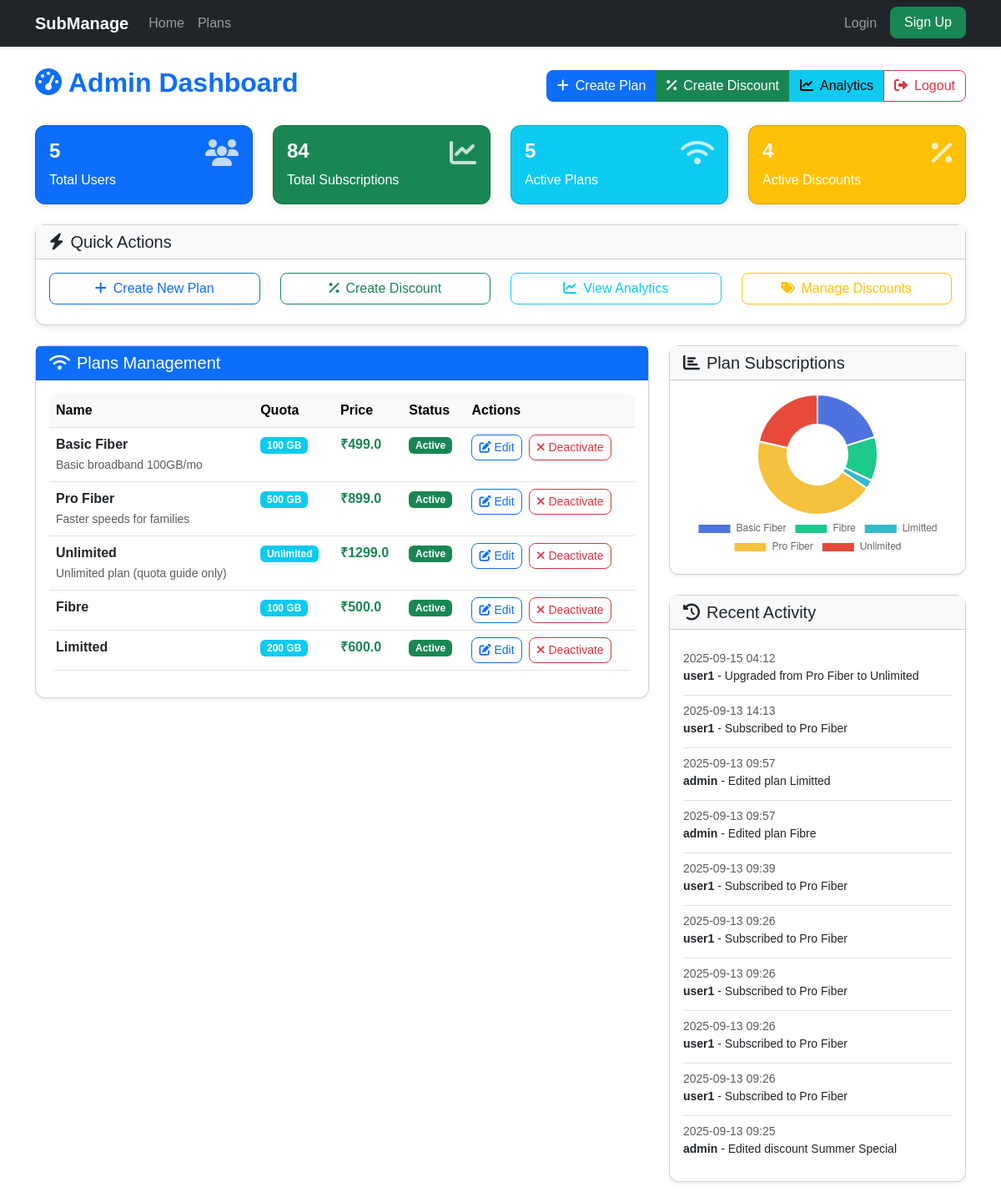
The app's page /admin/dashboard (signed in) with its own data.
### app.py (models this page shows)
class Plan(db.Model):
    id = db.Column(db.Integer, primary_key=True)
    name = db.Column(db.String(120), nullable=False)
    quota_gb = db.Column(db.Integer, nullable=False)
    price = db.Column(db.Float, nullable=False)
    description = db.Column(db.String(500))
    active = db.Column(db.Boolean, default=True)

class AuditLog(db.Model):
    id = db.Column(db.Integer, primary_key=True)
    actor = db.Column(db.String(80))
    action = db.Column(db.String(200))
    timestamp = db.Column(db.DateTime, default=datetime.utcnow)

### app.py (the view)
@app.route('/admin/dashboard')
def admin_dashboard():
    user = current_user()
    if not user or user.role != 'admin':
        return redirect(url_for('login'))
    plans = Plan.query.all()
    discounts = Discount.query.filter_by(active=True).all()
    total_users = User.query.filter_by(role='user').count()
    total_subs = Subscription.query.count()
    from sqlalchemy import func
    plan_counts = db.session.query(Plan.name, func.count(Subscription.id)).join(Subscription, Subscription.plan_id==Plan.id).group_by(Plan.name).all()
    logs = AuditLog.query.order_by(AuditLog.timestamp.desc()).limit(10).all()
    return render_template('admin_dashboard.html', plans=plans, discounts=discounts, total_users=total_users, total_subs=total_subs, plan_counts=plan_counts, logs=logs)

### app.py (called while the page is built)
def current_user():
    uid = session.get('user_id')
    if not uid:
        return None
    return User.query.get(uid)

### templates/admin_dashboard.html (shortened to what this page needs)
{% extends "base.html" %}
{% block content %}
<div class="container py-4">
  <div class="row">
    <div class="col-12">
      <div class="d-flex justify-content-between align-items-center mb-4">
        <h2 class="fw-bold text-primary">
          <i class="fa fa-tachometer-alt me-2"></i>Admin Dashboard
        </h2>
        <div class="btn-group">
          <a href="{{ url_for('create_plan') }}" class="btn btn-primary">
            <i class="fa fa-plus me-2"></i>Create Plan
          </a>
          <a href="{{ url_for('create_discount') }}" class="btn btn-success">
            <i class="fa fa-percentage me-2"></i>Create Discount
          </a>
          <a href="{{ url_for('admin_analytics') }}" class="btn btn-info">
            <i class="fa fa-chart-line me-2"></i>Analytics
          </a>
          <a href="{{ url_for('logout') }}" class="btn btn-outline-danger">
            <i class="fa fa-sign-out-alt me-2"></i>Logout
          </a>
        </div>
      </div>
    </div>
  </div>
  <div class="row mb-4">
    <div class="col-md-3">
      <div class="card bg-primary text-white">
        <div class="card-body">
          <div class="d-flex justify-content-between">
            <div>
              <h4 class="fw-bold">{{ total_users }}</h4>
              <p class="mb-0">Total Users</p>
            </div>
            <i class="fa fa-users fa-2x opacity-75"></i>
          </div>
        </div>
      </div>
    </div>
    <div class="col-md-3">
      <div class="card bg-success text-white">
        <div class="card-body">
          <div class="d-flex justify-content-between">
            <div>
              <h4 class="fw-bold">{{ total_subs }}</h4>
              <p class="mb-0">Total Subscriptions</p>
            </div>
            <i class="fa fa-chart-line fa-2x opacity-75"></i>
          </div>
        </div>
      </div>
    </div>
    <div class="col-md-3">
      <div class="card bg-info text-white">
        <div class="card-body">
          <div class="d-flex justify-content-between">
            <div>
              <h4 class="fw-bold">{{ plans|length }}</h4>
              <p class="mb-0">Active Plans</p>
            </div>
            <i class="fa fa-wifi fa-2x opacity-75"></i>
          </div>
        </div>
      </div>
    </div>
    <div class="col-md-3">
      <div class="card bg-warning text-white">
        <div class="card-body">
          <div class="d-flex justify-content-between">
            <div>
              <h4 class="fw-bold">{{ discounts|length if discounts else 0 }}</h4>
              <p class="mb-0">Active Discounts</p>
            </div>
            <i class="fa fa-percentage fa-2x opacity-75"></i>
          </div>
        </div>
      </div>
    </div>
  </div>
  <div class="row mb-4">
    <div class="col-12">
      <div class="card">
        <div class="card-header bg-light">
          <h5 class="mb-0">
            <i class="fa fa-bolt me-2"></i>Quick Actions
          </h5>
        </div>
        <div class="card-body">
          <div class="row">
            <div class="col-md-3">
              <a href="{{ url_for('create_plan') }}" class="btn btn-outline-primary w-100 mb-2">
                <i class="fa fa-plus me-2"></i>Create New Plan
              </a>
            </div>
            <div class="col-md-3">
              <a href="{{ url_for('create_discount') }}" class="btn btn-outline-success w-100 mb-2">
                <i class="fa fa-percentage me-2"></i>Create Discount
              </a>
            </div>
            <div class="col-md-3">
              <a href="{{ url_for('admin_analytics') }}" class="btn btn-outline-info w-100 mb-2">
                <i class="fa fa-chart-line me-2"></i>View Analytics
              </a>
            </div>
            <div class="col-md-3">
              <a href="{{ url_for('list_discounts') }}" class="btn btn-outline-warning w-100 mb-2">
                <i class="fa fa-tags me-2"></i>Manage Discounts
              </a>
            </div>
          </div>
        </div>
      </div>
    </div>
</div>
<div class="row">
    <div class="col-lg-8">
      <div class="card shadow-sm">
        <div class="card-header bg-primary text-white">
          <h5 class="mb-0">
            <i class="fa fa-wifi me-2"></i>Plans Management
          </h5>
        </div>
        <div class="card-body">
          <div class="table-responsive">
            <table class="table table-hover">
              <thead class="table-light">
                <tr>
                  <th>Name</th>
                  <th>Quota</th>
                  <th>Price</th>
                  <th>Status</th>
                  <th>Actions</th>
                </tr>
              </thead>
      <tbody>
        {% for p in plans %}
          <tr>
                    <td>
                      <div class="fw-bold">{{ p.name }}</div>
                      <small class="text-muted">{{ p.description }}</small>
                    </td>
                    <td>
                      <span class="badge bg-info">
                        {% if p.quota_gb==0 %}Unlimited{% else %}{{ p.quota_gb }} GB{% endif %}
                      </span>
                    </td>
                    <td class="fw-bold text-success">₹{{ p.price }}</td>
                    <td>
                      <span class="badge {% if p.active %}bg-success{% else %}bg-secondary{% endif %}">
                        {% if p.active %}Active{% else %}Inactive{% endif %}
                      </span>
                    </td>
                    <td>
                      <a class="btn btn-sm btn-outline-primary me-1" href="{{ url_for('edit_plan', plan_id=p.id) }}">
                        <i class="fa fa-edit me-1"></i>Edit
                      </a>
              <form style="display:inline" method="post" action="{{ url_for('delete_plan', plan_id=p.id) }}">
                        <button class="btn btn-sm btn-outline-danger" onclick="return confirm('Are you sure you want to deactivate this plan?')">
                          <i class="fa fa-times me-1"></i>Deactivate
                        </button>
              </form>
            </td>
          </tr>
        {% endfor %}
      </tbody>
    </table>
  </div>
        </div>
      </div>
    </div>
    <div class="col-lg-4">
      <div class="card shadow-sm mb-4">
        <div class="card-header bg-light">
          <h5 class="mb-0">
            <i class="fa fa-chart-bar me-2"></i>Plan Subscriptions
          </h5>
        </div>
        <div class="card-body">
    <canvas id="planChart" width="300" height="200"></canvas>
        </div>
      </div>
      <div class="card shadow-sm">
        <div class="card-header bg-light">
          <h5 class="mb-0">
            <i class="fa fa-history me-2"></i>Recent Activity
          </h5>
        </div>
        <div class="card-body">
          {% if logs %}
            <div class="list-group list-group-flush">
      {% for l in logs %}
                <div class="list-group-item px-0">
                  <div class="d-flex w-100 justify-content-between">
                    <small class="text-muted">{{ l.timestamp.strftime('%Y-%m-%d %H:%M') }}</small>
                  </div>
                  <p class="mb-1 small">
                    <strong>{{ l.actor }}</strong> - {{ l.action }}
                  </p>
                </div>
      {% endfor %}
            </div>
          {% else %}
            <p class="text-muted text-center">No recent activity</p>
          {% endif %}
        </div>
      </div>
    </div>
  </div>
</div>
<script>
  fetch('/api/plan_counts')
    .then(r => r.json())
    .then(data => {
    const ctx = document.getElementById('planChart').getContext('2d');
      new Chart(ctx, {
        type: 'doughnut',
        data: {
          labels: data.labels,
          datasets: [{
            data: data.values,
            backgroundColor: [
              '#4e73df',
              '#1cc88a',
              '#36b9cc',
              '#f6c23e',
              '#e74a3b'
            ]
          }]
        },
        options: {
          responsive: true,
          maintainAspectRatio: false,
          plugins: {
            legend: {
              position: 'bottom'
            }
          }
        }
      });
  });
</script>
{% endblock %}

### templates/base.html (style rules this page uses)
body { font-family: "Poppins", sans-serif; }
.btn { border-radius: 8px; }
.card { border-radius: 12px; box-shadow: 0 2px 10px rgba(0,0,0,0.1); }
.table { border-radius: 8px; overflow: hidden; }

### records on screen
Plan: name "Basic Fiber", description "Basic broadband 100GB/mo", quota_gb "100", price "499.0", active "Active"
Plan: name "Pro Fiber", description "Faster speeds for families", quota_gb "500", price "899.0", active "Active"
Plan: name "Unlimited", description "Unlimited plan (quota guide only)", quota_gb "Unlimited", price "1299.0", active "Active"
Plan: name "Fibre", quota_gb "100", price "500.0", active "Active"
Plan: name "Limitted", quota_gb "200", price "600.0", active "Active"
AuditLog: timestamp "2025-09-15 04:12", actor "user1", action "Upgraded from Pro Fiber to Unlimited"
AuditLog: timestamp "2025-09-13 14:13", actor "user1", action "Subscribed to Pro Fiber"
AuditLog: timestamp "2025-09-13 09:57", actor "admin", action "Edited plan Limitted"
AuditLog: timestamp "2025-09-13 09:57", actor "admin", action "Edited plan Fibre"
AuditLog: timestamp "2025-09-13 09:39", actor "user1", action "Subscribed to Pro Fiber"
AuditLog: timestamp "2025-09-13 09:26", actor "user1", action "Subscribed to Pro Fiber"
AuditLog: timestamp "2025-09-13 09:26", actor "user1", action "Subscribed to Pro Fiber"
AuditLog: timestamp "2025-09-13 09:26", actor "user1", action "Subscribed to Pro Fiber"
AuditLog: timestamp "2025-09-13 09:26", actor "user1", action "Subscribed to Pro Fiber"
AuditLog: timestamp "2025-09-13 09:25", actor "admin", action "Edited discount Summer Special"

### other values on screen
{{ total_users }} "5"
{{ total_subs }} "84"
{{ plans|length }} "5"
{{ discounts|length if discounts else 0 }} "4"
